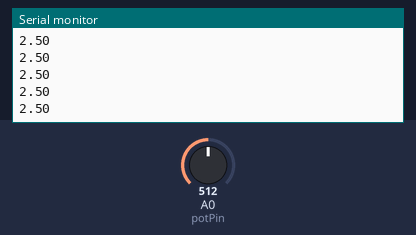
A sketch run on a simulated Arduino Uno, built with avr-gcc and run on an emulated ATmega328P. Parts: the last lines printed to the serial monitor. The test bench sets the inputs (shaded band); at power-on: A0 (potPin) = 512.

Above: at 1.2 s.
1.3 s: A0 (potPin) set to 716
At 2.3 s:
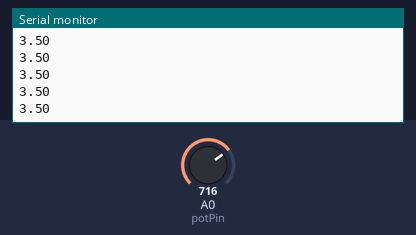
2.8 s: A0 (potPin) set to 900
At 3.8 s:
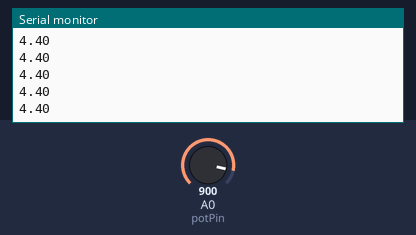
Timing chart, 0 to 5.8 s (numbered marks = the images above; inputs shaded):
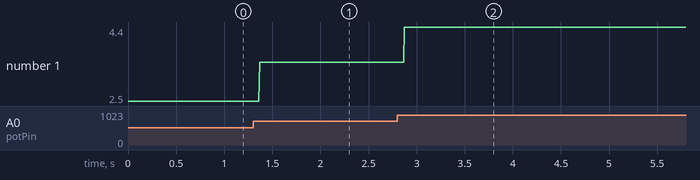

The sketch:

print_potentiometer_value.ino
```cpp
const int potPin = A0;
int potValue = 0;
float voltage = 0;
void setup() {
  // put your setup code here, to run once:

  Serial.begin(9600);
}

void loop() {
  // put your main code here, to run repeatedly:
  potValue = analogRead(potPin);
  voltage = potValue * (5.0 / 1023.0);
  Serial.println(voltage);
  delay(1);

}
```

Measured:
- after the input at 1.3 s, the serial monitor: prints a new line after 0.07 s (image 1)
- after the input at 2.8 s, the serial monitor: prints a new line after 0.07 s (image 2)
- plotted number 1: 2.5 → 3.5 after the input at 1.3 s, 3.5 → 4.4 after the input at 2.8 s
